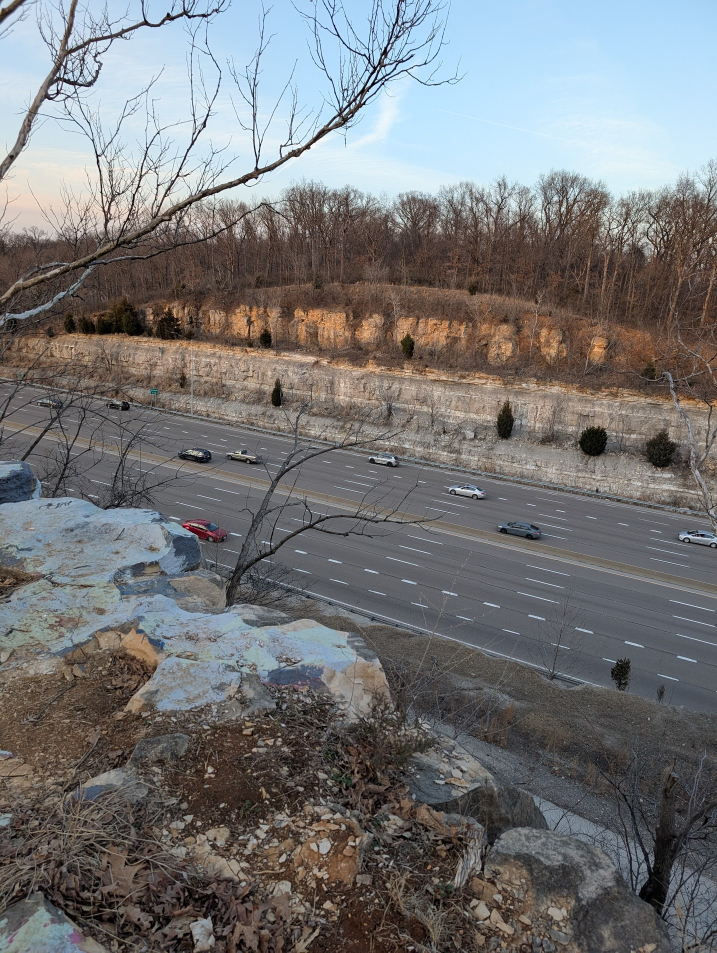
#> input picture example1/a.jpg, 1434 x 1905 px (shown at 1/2 size)
$ python bw_static_cleanup.py
#> lines starting #> are read from the running program, lines starting #| are printed output that depends on the picture; after the words box and inside, x2 and y2 are one past the last pixel; in counts of white or black regions, pixels touching at a corner belong together; long printed decimals are rounded
"""Grayscale the RED and YELLOW k=4 zones, EXCEPT inside the bottom-left blob reveal.

Pipeline:
  1. Quantize segments.jpg into 4 kmeans classes.
  2. Identify the red and yellow class indices (closest centers to pure R / pure Y).
  3. Compute a blob-reveal mask: every connected component (any class) with
     >= MIN_OVERLAP_FRAC * H*W pixels inside the bottom-left seed rect.
  4. Grayscale mask = (red OR yellow class) AND NOT blob-reveal mask.
  5. In the grayscale mask: replace with RGB-averaged grayscale. Everywhere
     else: untouched original (so the bottom-left blob reveal stays in color).

Output to workspace root:
    perm_bw_redyellow.jpg
"""

import os
import cv2
import numpy as np

ROOT = os.path.dirname(os.path.dirname(os.path.dirname(os.path.abspath(__file__))))
ITER = os.path.join(ROOT, "example1", "iteration_11")

ORIGINAL = os.path.join(ROOT, "example1", "a.jpg")
SEGMENTS = os.path.join(ITER, "k4", "a", "segments.jpg")

FEATHER_FRAC = 0.008

# Bottom-left blob-reveal seed rectangle (width_frac, height_frac).
SEED = (0.40, 0.32)
MIN_OVERLAP_FRAC = 0.002

# Target colors in BGR for the two zones we want to mark.
TARGETS_BGR = {
    "red":    np.array([  0,   0, 255], dtype=np.float32),
    "yellow": np.array([  0, 255, 255], dtype=np.float32),
}


def tex_tv_static(*_args, **_kwargs):  # noqa: D401
    """Removed: this iteration uses pure grayscale, no static."""
    raise NotImplementedError


def quantize_segments(seg_bgr: np.ndarray, k: int = 4):
    Z = seg_bgr.reshape(-1, 3).astype(np.float32)
    criteria = (cv2.TERM_CRITERIA_EPS + cv2.TERM_CRITERIA_MAX_ITER, 20, 1.0)
    _, labels, centers = cv2.kmeans(Z, k, None, criteria, 4, cv2.KMEANS_PP_CENTERS)
    labels = labels.reshape(seg_bgr.shape[:2]).astype(np.int32)
    return labels, centers  # centers shape: (k, 3) BGR float


def closest_class(centers: np.ndarray, target_bgr: np.ndarray) -> int:
    d = np.linalg.norm(centers - target_bgr[None, :], axis=1)
    return int(np.argmin(d))


def reveal_mask(labels: np.ndarray, rect: tuple[int, int, int, int],
                min_overlap_px: int) -> np.ndarray:
    """Binary mask of every connected component (per class) that overlaps `rect`."""
    H, W = labels.shape
    x0, y0, x1, y1 = rect
    seed = np.zeros((H, W), dtype=bool)
    seed[y0:y1, x0:x1] = True
    out = np.zeros((H, W), dtype=np.uint8)
    for cls in np.unique(labels):
        binary = (labels == cls).astype(np.uint8)
        n, comp = cv2.connectedComponents(binary, connectivity=8)
        counts = np.bincount(comp[seed], minlength=n)
        for cid in range(1, n):
            if counts[cid] >= min_overlap_px:
                out[comp == cid] = 1
    return out


def feather(mask: np.ndarray, radius: int) -> np.ndarray:
    r = radius if radius % 2 == 1 else radius + 1
    return cv2.GaussianBlur((mask * 255).astype(np.uint8), (r, r), 0).astype(np.float32) / 255.0


def main() -> None:
    orig = cv2.imread(ORIGINAL)
#> orig is the input picture: shape (1905, 1434, 3); mean B, G, R 118.4, 117.3, 117.1
    seg = cv2.imread(SEGMENTS)
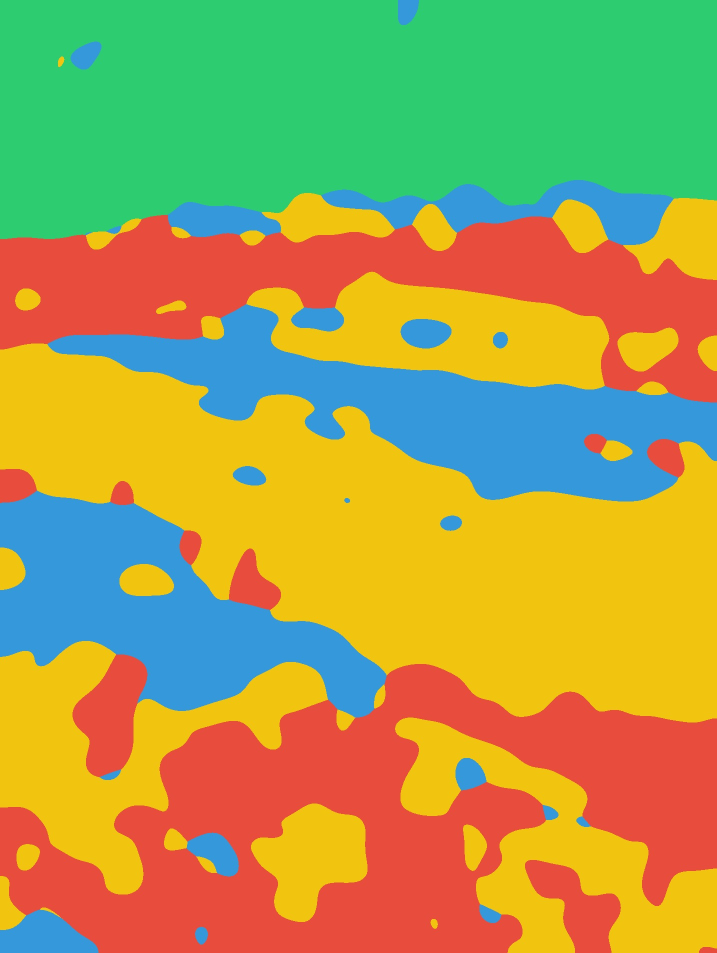
#> input picture example1/iteration_11/k4/a/segments.jpg, 1434 x 1905 px (shown at 1/2 size)
#> seg is the input picture: shape (1905, 1434, 3); mean B, G, R 80.9, 159.5, 166.1
    if orig is None or seg is None:
        raise SystemExit("missing input image(s)")

    H, W = orig.shape[:2]
#> H = 1905; W = 1434
    if seg.shape[:2] != (H, W):
        seg = cv2.resize(seg, (W, H), interpolation=cv2.INTER_NEAREST)

    labels, centers = quantize_segments(seg, k=4)
#> in quantize_segments, `_, labels, centers = cv2.kmeans(Z, k, None, criteria, 4, cv2.KMEANS_PP..`: centers = [[16.2, 193.4, 240], [112.2, 205.2, 45.26], [60.03, 76.46, 230.1], [217.4, 151.9, 53.44]]
#> in quantize_segments, `labels = labels.reshape(seg_bgr.shape[:2]).astype(np.int32)`:
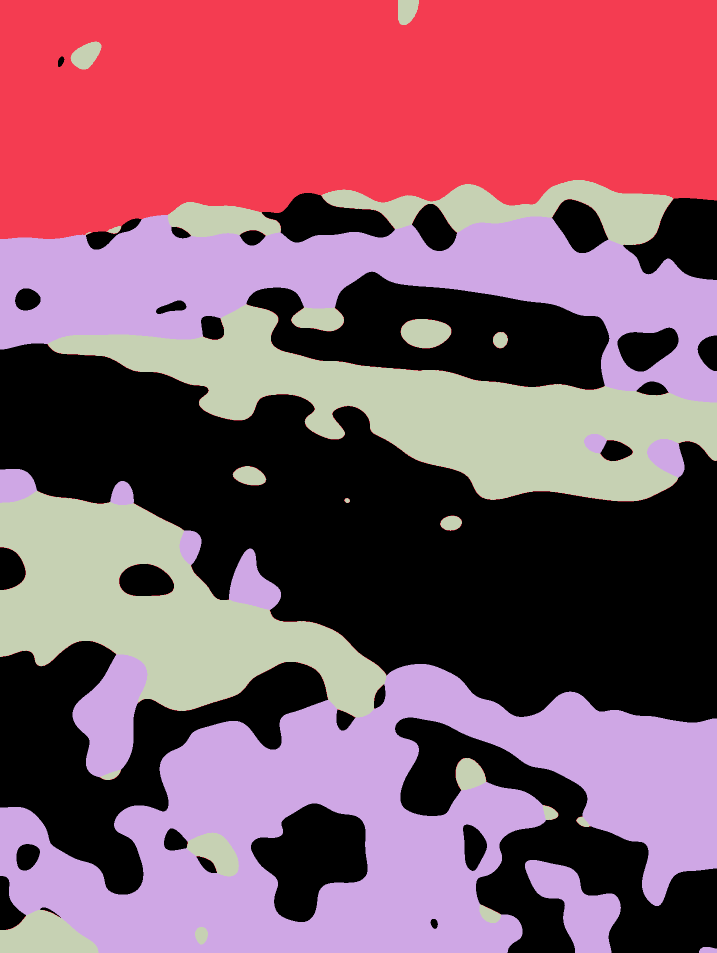
#> labels: shape (1905, 1434) int32 (shown at 1/2 size); 4 distinct labels, from 0 to 3; one colour per label, 0 black
    red_cls = closest_class(centers, TARGETS_BGR["red"])
#> in closest_class, `d = np.linalg.norm(centers - target_bgr[None, :], axis=1)`: d = [194.7, 314.1, 100.4, 333.1]
#> red_cls = 2
    yel_cls = closest_class(centers, TARGETS_BGR["yellow"])
#> yel_cls = 0
    print(f"red class={red_cls} center={centers[red_cls]}")
#| red class=2 center=[ 60.031  76.455 230.0608 ]
    print(f"yellow class={yel_cls} center={centers[yel_cls]}")
#| yellow class=0 center=[ 16.196 193.4333   239.9761  ]

    # Blob reveal: components touching the bottom-left rect stay color.
    fw, fh = SEED
    cw, ch = int(W * fw), int(H * fh)
#> cw = 573; ch = 609
    rect = (0, H - ch, cw, H)
#> rect = (0, 1296, 573, 1905)
    min_overlap_px = max(50, int(MIN_OVERLAP_FRAC * H * W))
#> min_overlap_px = 5463
    reveal = reveal_mask(labels, rect, min_overlap_px)
#> the loop in reveal_mask, `for cls in np.unique(labels):` made 4 passes
#> n on passes 1 to 4: 32, 895, 16, 23
#> pass 1, in reveal_mask, `binary = (labels == cls).astype(np.uint8)`:
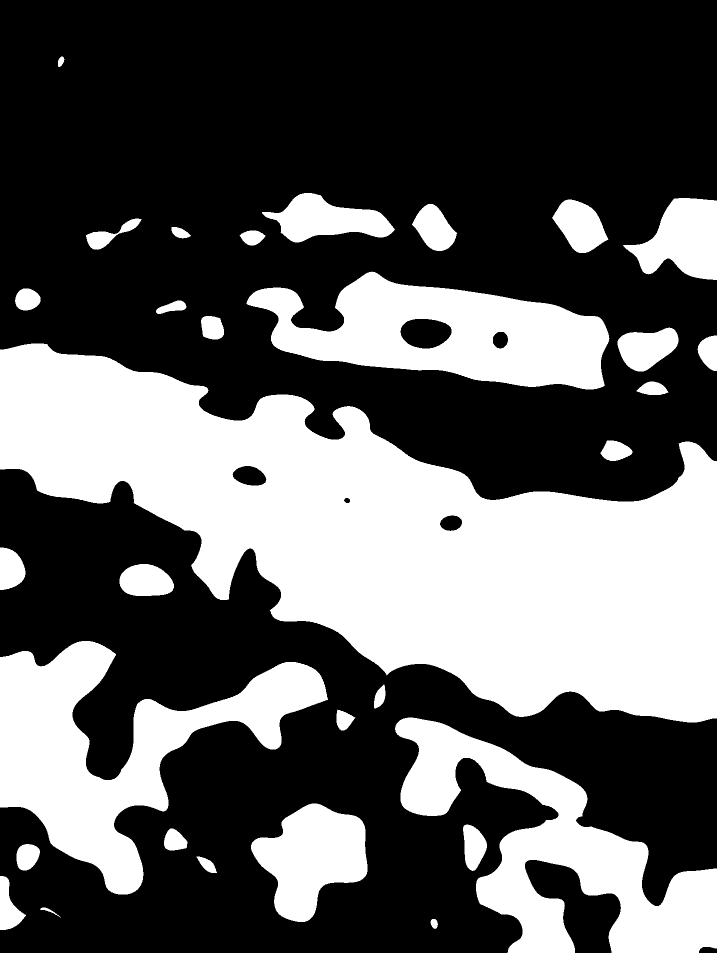
#> binary: shape (1905, 1434) (shown at 1/2 size); values 0 (black) and 1 (white), 36.4% white; 31 white regions, largest, box (x1, y1, x2, y2) and area: (0, 687, 1434, 1445) 544258, (0, 1282, 656, 1789) 123037, (790, 1435, 1434, 1905) 110144
#> pass 1, in reveal_mask, `n, comp = cv2.connectedComponents(binary, connectivity=8)`:
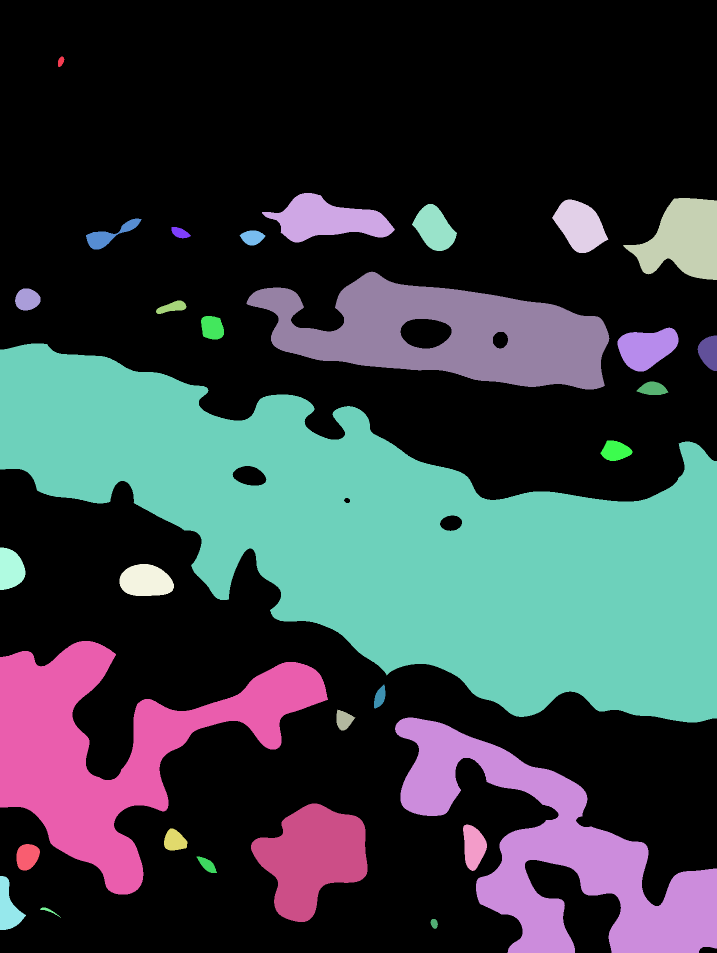
#> comp: shape (1905, 1434) int32 (shown at 1/2 size); 32 distinct labels, from 0 to 31; one colour per label, 0 black
#> after the loop in reveal_mask, `for cls in np.unique(labels):`:
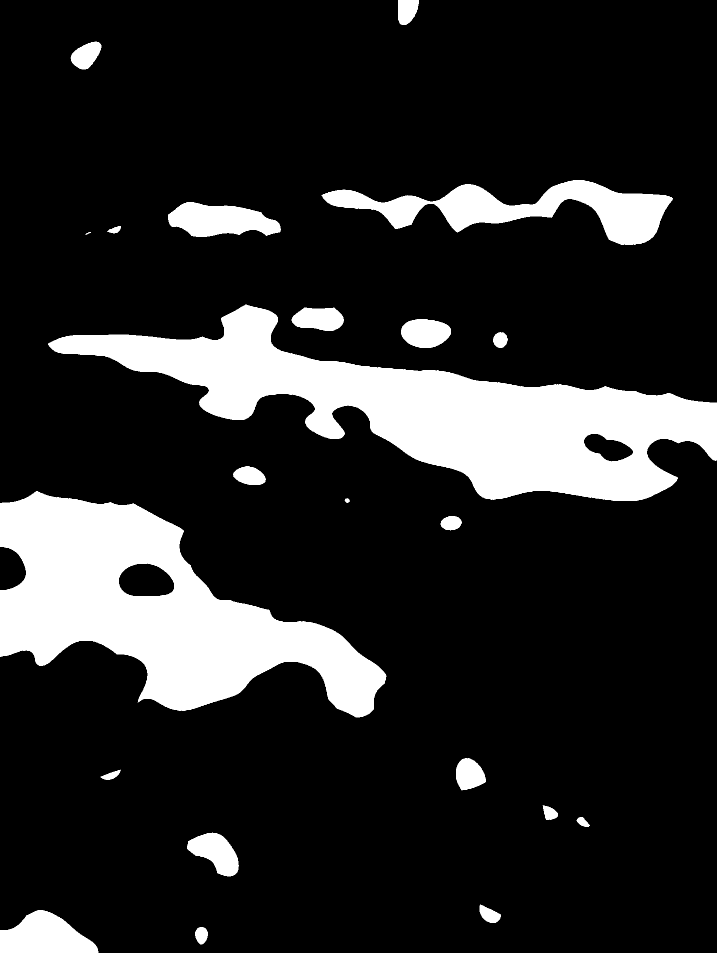
#> binary: shape (1905, 1434) (shown at 1/2 size); values 0 (black) and 1 (white), 16.1% white; 22 white regions, largest, box (x1, y1, x2, y2) and area: (96, 609, 1434, 1002) 190024, (0, 982, 773, 1435) 165865, (643, 360, 1346, 490) 35658
#> after the loop in reveal_mask, `for cls in np.unique(labels):`: out: shape (1905, 1434); values 0 (black) and 1 (white), 28.3% white; 1 white region, box (x1, y1, x2, y2) and area: (0, 982, 1434, 1905) 772224

    redyel = ((labels == red_cls) | (labels == yel_cls)).astype(np.uint8)
#> redyel: shape (1905, 1434); values 0 (black) and 1 (white), 62.3% white; 17 black regions, largest, box (x1, y1, x2, y2) and area: (0, 0, 1434, 490) 635046, (95, 608, 1434, 1003) 191889, (0, 982, 773, 1435) 167118
    target_mask = (redyel & (1 - reveal)).astype(np.uint8)
#> target_mask: shape (1905, 1434); values 0 (black) and 1 (white), 40.5% white; 16 white regions (1 under 20 px), largest, box (x1, y1, x2, y2) and area: (0, 386, 1434, 1445) 954745, (790, 1435, 1434, 1905) 127901, (239, 1128, 348, 1192) 5548

    # Grayscale base via RGB averaging — no static.
    gray = orig.astype(np.float32).mean(axis=2)
    gray_bgr = np.repeat(gray[:, :, None], 3, axis=2).astype(np.uint8)

    soft = feather(target_mask, max(7, int(FEATHER_FRAC * min(H, W))))[:, :, None]
    out = gray_bgr.astype(np.float32) * soft + orig.astype(np.float32) * (1.0 - soft)
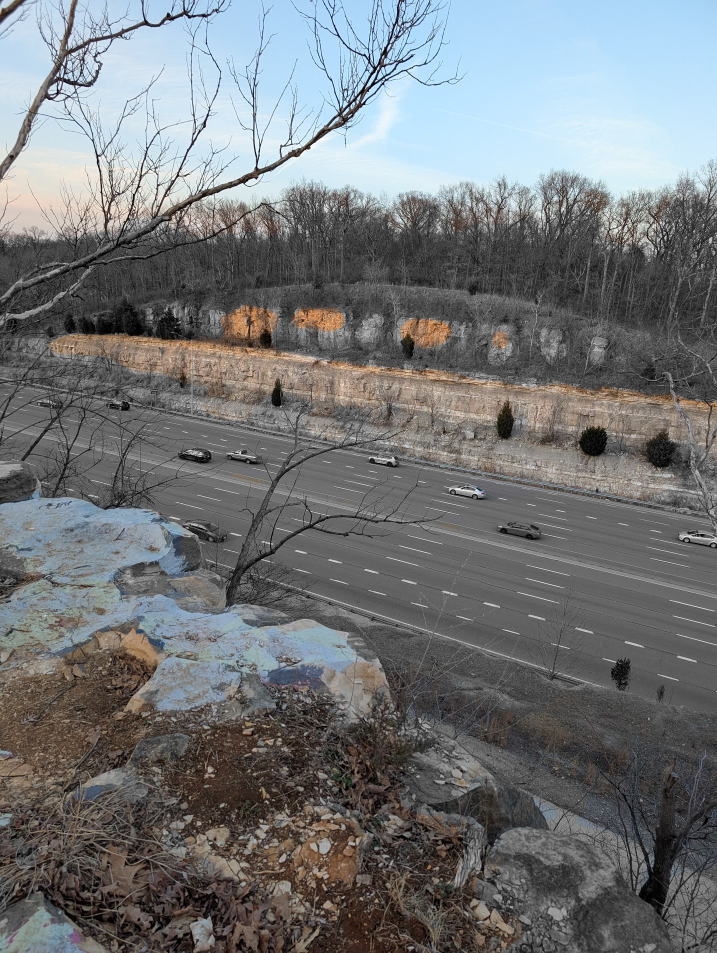
#> out: shape (1905, 1434, 3) float32 (shown at 1/2 size); mean of channels 0, 1, 2 119.8, 117.7, 114.9; drawn as B, G, R
    out = np.clip(out, 0, 255).astype(np.uint8)

    name = "perm_bw_redyellow.jpg"
    cv2.imwrite(os.path.join(ROOT, name), out, [cv2.IMWRITE_JPEG_QUALITY, 92])
    print(f"wrote {name}  (grayscale covers {target_mask.mean()*100:.1f}% of image, "
          f"blob-reveal protects {reveal.mean()*100:.1f}%)")
#| wrote perm_bw_redyellow.jpg  (grayscale covers 40.5% of image, blob-reveal protects 28.3%)


if __name__ == "__main__":
    main()
